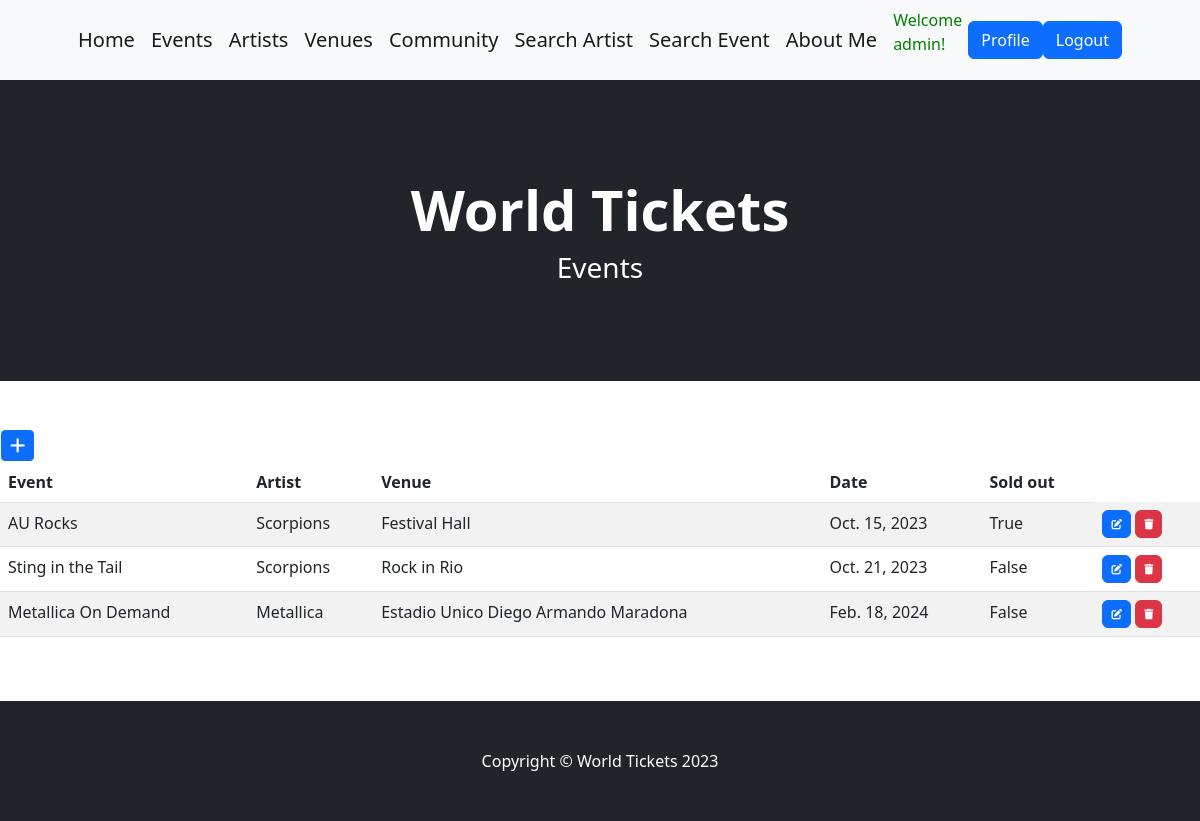
/events/ (signed in), run on the app's committed database.
### AppTickets/models.py (models this page shows, shortened)
class Event(models.Model):
    event_name = models.CharField(max_length=50)
    artist = models.CharField(max_length=50)
    venue = models.CharField(max_length=50)
    date = models.DateField()
    soldOut = models.BooleanField()
    class Meta:
        verbose_name = "Event"
        verbose_name_plural = "Events"
        ordering = ['date']

### AppTickets/views.py (the view)
# urls.py: path('events/', EventList.as_view(), name="eventos" ),
class EventList(LoginRequiredMixin, ListView):
    model = Event

### AppTickets/templates/AppTickets/event_list.html (shortened to what this page needs)
{% extends 'AppTickets/base.html' %}
{% load static %}
{% block title %}
    World Tickets
{% endblock title %}
{% block content %}
    <h3>Events</h3>
{% endblock content %}
{% block mainProducts %}
{% if user.is_superuser %}
        <table>
            <tr>
                <td>
                    <a
                    href="{% url 'create_evento' %}"
                    class="btn btn-primary btn-sm"
                    >
                    </a>
                </td>
            </tr>
        </table>
{% endif %}
<table class="table table-striped">
    <thead>
        <tr>
            <th>Event</th>
            <th>Artist</th>
            <th>Venue</th>
            <th>Date</th>
            <th>Sold out</th>
        </tr>
    </thead>
    <tbody>
    {% for cli in event_list %}
        <tr>
            <td>{{ cli.event_name }}</td>
            <td>{{ cli.artist }}</td>
            <td>{{ cli.venue }}</td>
            <td>{{ cli.date }}</td>
            <td>{{ cli.soldOut }}</td>
                {% if user.is_superuser %}
                    <td>
                        <a
                        href="{% url 'update_evento' cli.id %}"
                        class="btn btn-primary"
                        style="--bs-btn-padding-y: .25rem; --bs-btn-padding-x: .5rem; --bs-btn-font-size: .75rem;"
                        >
                        </a>
                        <a
                        href="{% url 'delete_evento' cli.id %}"
                        class="btn btn-danger"
                        style="--bs-btn-padding-y: .25rem; --bs-btn-padding-x: .5rem; --bs-btn-font-size: .75rem;"
                        >
                        </a>
                    </td>
                    {% endif %}
        </tr>
    {% endfor %}
    </tbody>
</table>
{% endblock mainProducts %}

### AppTickets/templates/AppTickets/base.html (shortened to what this page needs)
<!DOCTYPE html>
<html lang="en">
    <head>
        {% load static %}
        <link href="https://cdn.jsdelivr.net/npm/bootstrap-icons@1.5.0/font/bootstrap-icons.css" rel="stylesheet" />
        <link href="{% static 'AppTickets/css/styles.css' %}" rel="stylesheet" />
        <link rel="stylesheet" href="https://cdnjs.cloudflare.com/ajax/libs/font-awesome/6.4.0/css/all.min.css">
    </head>
    <body>
        <nav class="navbar navbar-expand-lg navbar-light bg-light">
            <div class="container px-4 px-lg-5">
                <a class="navbar-brand" href="{% url 'home' %}">Home</a>
                {% if user.is_authenticated %}
                    <a class="navbar-brand" href="{% url 'eventos' %}">Events</a>
                    <a class="navbar-brand" href="{% url 'artistas' %}">Artists</a>
                    <a class="navbar-brand" href="{% url 'lugares' %}">Venues</a>
                    <a class="navbar-brand" href="{% url 'clientes' %}">Community</a>
                    <a class="navbar-brand" href="{% url 'busca_artista' %}">Search Artist</a>
                    <a class="navbar-brand" href="{% url 'busca_evento' %}">Search Event</a>
                    <a class="navbar-brand" href="{% url 'acerca_de_mi' %}">About Me</a>
                    <p style="color:green">Welcome {{user.username}}!</p>
                    <a class="btn btn-primary" href="{% url 'edit_profile' %}">Profile</a>
                    <a class="btn btn-primary" href="{% url 'client_logout' %}">Logout</a>
                {% else %}
                    <a class="navbar-brand" href="{% url 'acerca_de_mi' %}">About Me</a>
                    <a class="btn btn-primary" href="{% url 'client_login' %}">Login</a>
                    <a class="btn btn-success" href="{% url 'client_register' %}">Sign up</a>
                {% endif %}
            </div>
        </nav>
        <header class="bg-dark py-5">
            <div class="container px-4 px-lg-5 my-5">
                <div class="text-center text-white">
                    <h1 class="display-4 fw-bolder">
                        {% block title %}{% endblock title %}
                    </h1>
                    <p class="lead fw-normal text-white-50 mb-0">
                        {% block content %}{% endblock content %}
                    </p>
                </div>
            </div>
        </header>
        <section class="py-5">
            {% block mainProducts %}{% endblock mainProducts %}
        </section>
    </body>
    <footer class="py-5 bg-dark">
        <div class="container"><p class="m-0 text-center text-white">Copyright &copy; World Tickets 2023</p></div>
    </footer>
</html>

### data on the page
Event: event_name "AU Rocks", artist "Scorpions", venue "Festival Hall", date "Oct. 15, 2023", soldOut "True"
Event: event_name "Sting in the Tail", artist "Scorpions", venue "Rock in Rio", date "Oct. 21, 2023", soldOut "False"
Event: event_name "Metallica On Demand", artist "Metallica", venue "Estadio Unico Diego Armando Maradona", date "Feb. 18, 2024", soldOut "False"

### other printed values
{{ user.username }} "admin"
